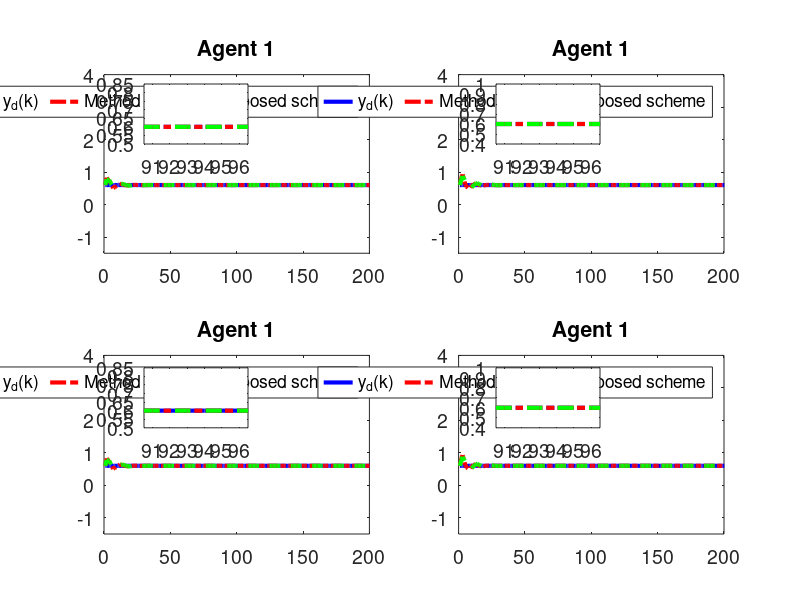

MATLAB code to generate this figure:
clc; clear;

% Common Parameters
rho = 7.5;            % Gain for control response
eta = 1;              % Adaptive update speed
lamda = 350;          % Model-free parameter
mu = 0.005;           % Adaptive parameter
epsilon = 1e-5;       % Stability threshold
alpha = 15;           % Smoothing factor for error dynamics
T = 0.1;              % Sampling time
m = 200;              % Time steps
rT = 1024;            % Sample rate
font_size = 14;

% Method 1 (MFAC + SMC) Parameters
gamma1_m1 = 0.45;     % Control gains
gamma2_m1 = 0.15;
gamma3_m1 = 0.45;
gamma4_m1 = 0.15;
beta_m1 = 10;         % Sliding mode coefficient
sigma_m1 = 95;        % Sliding mode parameter
tau_m1 = 1e-5;        % Damping term
n_m1 = 600;           % Data size for Method 1
a_m1 = 0.5;           % Plant parameter
ff_gain_m1 = 0.45;    % Feedforward gain

% Method 2 (MFAC only) Parameters
gamma1_m2 = 0;        % Disable SMC
gamma2_m2 = 0;
gamma3_m2 = 0;
gamma4_m2 = 0;
n_m2 = 1024;          % Data size for Method 2
a_m2 = 0.705;           % Plant parameter
ff_gain_m2 = 0.35;     % Feedforward gain

% Nonlinearity coefficients (same for both methods)
nonlinearity1 = 0.03;
nonlinearity2 = 0.01;
nonlinearity3 = 0.02;
nonlinearity4 = 0.01;

% Initialization for both methods
phi1_m1 = zeros(m+1,1); phi2_m1 = zeros(m+1,1); phi3_m1 = zeros(m+1,1); phi4_m1 = zeros(m+1,1);
mfa1_m1 = zeros(m+1,1); mfa2_m1 = zeros(m+1,1); mfa3_m1 = zeros(m+1,1); mfa4_m1 = zeros(m+1,1);
sm1_m1 = zeros(m,1); sm2_m1 = zeros(m,1); sm3_m1 = zeros(m,1); sm4_m1 = zeros(m,1);
y1_m1 = zeros(m+1,1); y2_m1 = zeros(m+1,1); y3_m1 = zeros(m+1,1); y4_m1 = zeros(m+1,1);
u1_m1 = zeros(m,1); u2_m1 = zeros(m,1); u3_m1 = zeros(m,1); u4_m1 = zeros(m,1);
xi1_m1 = zeros(m,1); xi2_m1 = zeros(m,1); xi3_m1 = zeros(m,1); xi4_m1 = zeros(m,1);
s1_m1 = zeros(m,1); s2_m1 = zeros(m,1); s3_m1 = zeros(m,1); s4_m1 = zeros(m,1);

phi1_m2 = zeros(m+1,1); phi2_m2 = zeros(m+1,1); phi3_m2 = zeros(m+1,1); phi4_m2 = zeros(m+1,1);
mfa1_m2 = zeros(m+1,1); mfa2_m2 = zeros(m+1,1); mfa3_m2 = zeros(m+1,1); mfa4_m2 = zeros(m+1,1);
y1_m2 = zeros(m+1,1); y2_m2 = zeros(m+1,1); y3_m2 = zeros(m+1,1); y4_m2 = zeros(m+1,1);
u1_m2 = zeros(m,1); u2_m2 = zeros(m,1); u3_m2 = zeros(m,1); u4_m2 = zeros(m,1);
xi1_m2 = zeros(m,1); xi2_m2 = zeros(m,1); xi3_m2 = zeros(m,1); xi4_m2 = zeros(m,1);

yd = zeros(m+1,1);

% Desired signal (Reference trajectory)
for k = 1:m+1
    % yd(k) = 0.6 * sin(0.05 * pi * k) + 0.6 * cos(0.03 * pi * k);
    yd(k) = 0.6; % Time-invariant constant reference signalx
end

% Method 1 (MFAC + SMC) Simulation
for k = 1:m
    % Adaptive Gain update
    if k == 1
        phi1_m1(k) = 4.0; phi2_m1(k) = 4.0; phi3_m1(k) = 4.0; phi4_m1(k) = 4.0;
    elseif k == 2
        phi1_m1(k) = phi1_m1(k-1) + (eta * u1_m1(k-1) / (mu + u1_m1(k-1)^2)) * (y1_m1(k) - phi1_m1(k-1)*u1_m1(k-1));
        phi2_m1(k) = phi2_m1(k-1) + (eta * u2_m1(k-1) / (mu + u2_m1(k-1)^2)) * (y2_m1(k) - phi2_m1(k-1)*u2_m1(k-1));
        phi3_m1(k) = phi3_m1(k-1) + (eta * u3_m1(k-1) / (mu + u3_m1(k-1)^2)) * (y3_m1(k) - phi3_m1(k-1)*u3_m1(k-1));
        phi4_m1(k) = phi4_m1(k-1) + (eta * u4_m1(k-1) / (mu + u4_m1(k-1)^2)) * (y4_m1(k) - phi4_m1(k-1)*u4_m1(k-1));
    else
        phi1_m1(k) = phi1_m1(k-1) + (eta * (u1_m1(k-1) - u1_m1(k-2)) / (mu + (u1_m1(k-1) - u1_m1(k-2))^2)) * (y1_m1(k) - y1_m1(k-1) - phi1_m1(k-1) * (u1_m1(k-1) - u1_m1(k-2)));
        phi2_m1(k) = phi2_m1(k-1) + (eta * (u2_m1(k-1) - u2_m1(k-2)) / (mu + (u2_m1(k-1) - u2_m1(k-2))^2)) * (y2_m1(k) - y2_m1(k-1) - phi2_m1(k-1) * (u2_m1(k-1) - u2_m1(k-2)));
        phi3_m1(k) = phi3_m1(k-1) + (eta * (u3_m1(k-1) - u3_m1(k-2)) / (mu + (u3_m1(k-1) - u3_m1(k-2))^2)) * (y3_m1(k) - y3_m1(k-1) - phi3_m1(k-1) * (u3_m1(k-1) - u3_m1(k-2)));
        phi4_m1(k) = phi4_m1(k-1) + (eta * (u4_m1(k-1) - u4_m1(k-2)) / (mu + (u4_m1(k-1) - u4_m1(k-2))^2)) * (y4_m1(k) - y4_m1(k-1) - phi4_m1(k-1) * (u4_m1(k-1) - u4_m1(k-2)));
    end

    % Stability protection
    if k > 2 && (abs(phi1_m1(k)) <= epsilon || abs(u1_m1(k-1) - u1_m1(k-2)) <= epsilon || sign(phi1_m1(k)) ~= sign(phi1_m1(1)))
        phi1_m1(k) = phi1_m1(1);
    end
    if k > 2 && (abs(phi2_m1(k)) <= epsilon || abs(u2_m1(k-1) - u2_m1(k-2)) <= epsilon || sign(phi2_m1(k)) ~= sign(phi2_m1(1)))
        phi2_m1(k) = phi2_m1(1);
    end
    if k > 2 && (abs(phi3_m1(k)) <= epsilon || abs(u3_m1(k-1) - u3_m1(k-2)) <= epsilon || sign(phi3_m1(k)) ~= sign(phi3_m1(1)))
        phi3_m1(k) = phi3_m1(1);
    end
    if k > 2 && (abs(phi4_m1(k)) <= epsilon || abs(u4_m1(k-1) - u4_m1(k-2)) <= epsilon || sign(phi4_m1(k)) ~= sign(phi4_m1(1)))
        phi4_m1(k) = phi4_m1(1);
    end

    % Error dynamics
    xi1_m1(k) = yd(k) - 2*y1_m1(k) + y4_m1(k);
    xi2_m1(k) = y1_m1(k) - 2*y2_m1(k) + y3_m1(k);
    xi3_m1(k) = y2_m1(k) + yd(k) - 2*y3_m1(k);
    xi4_m1(k) = y1_m1(k) + y3_m1(k) - 2*y4_m1(k);

    % Sliding surfaces
    if k == 1
        s1_m1(k) = 0; s2_m1(k) = 0; s3_m1(k) = 0; s4_m1(k) = 0;
    else
        s1_m1(k) = alpha * xi1_m1(k) - xi1_m1(k-1);
        s2_m1(k) = alpha * xi2_m1(k) - xi2_m1(k-1);
        s3_m1(k) = alpha * xi3_m1(k) - xi3_m1(k-1);
        s4_m1(k) = alpha * xi4_m1(k) - xi4_m1(k-1);
    end

    % MFAC updates
    if k == 1
        mfa1_m1(k) = 0; mfa2_m1(k) = 0; mfa3_m1(k) = 0; mfa4_m1(k) = 0;
    else
        mfa1_m1(k) = mfa1_m1(k-1) + (rho * phi1_m1(k)) / (lamda + abs(phi1_m1(k)^2)) * xi1_m1(k);
        mfa2_m1(k) = mfa2_m1(k-1) + (rho * phi2_m1(k)) / (lamda + abs(phi2_m1(k)^2)) * xi2_m1(k);
        mfa3_m1(k) = mfa3_m1(k-1) + (rho * phi3_m1(k)) / (lamda + abs(phi3_m1(k)^2)) * xi3_m1(k);
        mfa4_m1(k) = mfa4_m1(k-1) + (rho * phi4_m1(k)) / (lamda + abs(phi4_m1(k)^2)) * xi4_m1(k);
    end

    % SMC updates
    if k == 1
        sm1_m1(k) = 0; sm2_m1(k) = 0; sm3_m1(k) = 0; sm4_m1(k) = 0;
    else
        sm1_m1(k) = sm1_m1(k-1) + (beta_m1 * phi1_m1(k)) / (sigma_m1 + (phi1_m1(k))^2) * ...
            ( (xi1_m1(k) + (y4_m1(k) - y4_m1(k-1)) + (yd(k+1) - yd(k))) / (1 + 1) ...
            - (xi1_m1(k)) / (alpha * 2) + tau_m1 * sign(s1_m1(k)) );
        sm2_m1(k) = sm2_m1(k-1) + (beta_m1 * phi2_m1(k)) / (sigma_m1 + (phi2_m1(k))^2) * ...
            ( (xi2_m1(k) + (y1_m1(k) - y1_m1(k-1)) + (y3_m1(k) - y3_m1(k-1))) / (1 + 1) ...
            - (xi2_m1(k)) / (alpha * 2) + tau_m1 * sign(s2_m1(k)) );
        sm3_m1(k) = sm3_m1(k-1) + (beta_m1 * phi3_m1(k)) / (sigma_m1 + (phi3_m1(k))^2) * ...
            ( (xi3_m1(k) + (y2_m1(k) - y2_m1(k-1)) + (yd(k+1) - yd(k))) / (1 + 1) ...
            - (xi3_m1(k)) / (alpha * 2) + tau_m1 * sign(s3_m1(k)) );
        sm4_m1(k) = sm4_m1(k-1) + (beta_m1 * phi4_m1(k)) / (sigma_m1 + (phi4_m1(k))^2) * ...
            ( (xi4_m1(k) + (y1_m1(k) - y1_m1(k-1)) + (y3_m1(k) - y3_m1(k-1))) / (1 + 1) ...
            - (xi4_m1(k)) / (alpha * 2) + tau_m1 * sign(s4_m1(k)) );
    end

    % Control signal
    if k == 1
        u1_m1(k) = 0.01; u2_m1(k) = 0.01; u3_m1(k) = 0.01; u4_m1(k) = 0.01;
    else
        u1_m1(k) = mfa1_m1(k) + gamma1_m1 * sm1_m1(k);
        u2_m1(k) = mfa2_m1(k) + gamma2_m1 * sm2_m1(k);
        u3_m1(k) = mfa3_m1(k) + gamma3_m1 * sm3_m1(k);
        u4_m1(k) = mfa4_m1(k) + gamma4_m1 * sm4_m1(k);
    end
    if k == 1
        y1_m1(k) = 0.6; y2_m1(k) = 0.6; y3_m1(k) = 0.6; y4_m1(k) = 0.6;
    end

    % Plant model update
    b1_m1 = 1.2 * n_m1 / (rT * 0.2);
    b2_m1 = 1.2 * n_m1 / (rT * 0.2);
    b3_m1 = 1.2 * n_m1 / (rT * 0.2);
    b4_m1 = 1.2 * n_m1 / (rT * 0.2);
    y1_m1(k+1) = a_m1 * y1_m1(k) + b1_m1 * u1_m1(k) - nonlinearity1 * y1_m1(k)^3 + ff_gain_m1;
    y2_m1(k+1) = a_m1 * y2_m1(k) + b2_m1 * u2_m1(k) - nonlinearity2 * y2_m1(k)^2 + ff_gain_m1;
    y3_m1(k+1) = a_m1 * y3_m1(k) + b3_m1 * u3_m1(k) - nonlinearity3 * y3_m1(k)^3 + ff_gain_m1;
    y4_m1(k+1) = a_m1 * y4_m1(k) + b4_m1 * u4_m1(k) - nonlinearity4 * y4_m1(k)^2 + ff_gain_m1;
end

% Method 2 (MFAC only) Simulation
for k = 1:m
    % Adaptive Gain update
    if k == 1
        phi1_m2(k) = 4.0; phi2_m2(k) = 4.0; phi3_m2(k) = 4.0; phi4_m2(k) = 4.0;
    elseif k == 2
        phi1_m2(k) = phi1_m2(k-1) + (eta * u1_m2(k-1) / (mu + u1_m2(k-1)^2)) * (y1_m2(k) - phi1_m2(k-1)*u1_m2(k-1));
        phi2_m2(k) = phi2_m2(k-1) + (eta * u2_m2(k-1) / (mu + u2_m2(k-1)^2)) * (y2_m2(k) - phi2_m2(k-1)*u2_m2(k-1));
        phi3_m2(k) = phi3_m2(k-1) + (eta * u3_m2(k-1) / (mu + u3_m2(k-1)^2)) * (y3_m2(k) - phi3_m2(k-1)*u3_m2(k-1));
        phi4_m2(k) = phi4_m2(k-1) + (eta * u4_m2(k-1) / (mu + u4_m2(k-1)^2)) * (y4_m2(k) - phi4_m2(k-1)*u4_m2(k-1));
    else
        phi1_m2(k) = phi1_m2(k-1) + (eta * (u1_m2(k-1) - u1_m2(k-2)) / (mu + (u1_m2(k-1) - u1_m2(k-2))^2)) * (y1_m2(k) - y1_m2(k-1) - phi1_m2(k-1) * (u1_m2(k-1) - u1_m2(k-2)));
        phi2_m2(k) = phi2_m2(k-1) + (eta * (u2_m2(k-1) - u2_m2(k-2)) / (mu + (u2_m2(k-1) - u2_m2(k-2))^2)) * (y2_m2(k) - y2_m2(k-1) - phi2_m2(k-1) * (u2_m2(k-1) - u2_m2(k-2)));
        phi3_m2(k) = phi3_m2(k-1) + (eta * (u3_m2(k-1) - u3_m2(k-2)) / (mu + (u3_m2(k-1) - u3_m2(k-2))^2)) * (y3_m2(k) - y3_m2(k-1) - phi3_m2(k-1) * (u3_m2(k-1) - u3_m2(k-2)));
        phi4_m2(k) = phi4_m2(k-1) + (eta * (u4_m2(k-1) - u4_m2(k-2)) / (mu + (u4_m2(k-1) - u4_m2(k-2))^2)) * (y4_m2(k) - y4_m2(k-1) - phi4_m2(k-1) * (u4_m2(k-1) - u4_m2(k-2)));
    end

    % Stability protection
    if k > 2 && (abs(phi1_m2(k)) <= epsilon || abs(u1_m2(k-1) - u1_m2(k-2)) <= epsilon || sign(phi1_m2(k)) ~= sign(phi1_m2(1)))
        phi1_m2(k) = phi1_m2(1);
    end
    if k > 2 && (abs(phi2_m2(k)) <= epsilon || abs(u2_m2(k-1) - u2_m2(k-2)) <= epsilon || sign(phi2_m2(k)) ~= sign(phi2_m2(1)))
        phi2_m2(k) = phi2_m2(1);
    end
    if k > 2 && (abs(phi3_m2(k)) <= epsilon || abs(u3_m2(k-1) - u3_m2(k-2)) <= epsilon || sign(phi3_m2(k)) ~= sign(phi3_m2(1)))
        phi3_m2(k) = phi3_m2(1);
    end
    if k > 2 && (abs(phi4_m2(k)) <= epsilon || abs(u4_m2(k-1) - u4_m2(k-2)) <= epsilon || sign(phi4_m2(k)) ~= sign(phi4_m2(1)))
        phi4_m2(k) = phi4_m2(1);
    end

    % Error dynamics
    xi1_m2(k) = yd(k) - 2*y1_m2(k) + y4_m2(k);
    xi2_m2(k) = y1_m2(k) - 2*y2_m2(k) + y3_m2(k);
    xi3_m2(k) = y2_m2(k) + yd(k) - 2*y3_m2(k);
    xi4_m2(k) = y1_m2(k) + y3_m2(k) - 2*y4_m2(k);

    % MFAC updates
    if k == 1
        mfa1_m2(k) = 0; mfa2_m2(k) = 0; mfa3_m2(k) = 0; mfa4_m2(k) = 0;
    else
        mfa1_m2(k) = mfa1_m2(k-1) + (rho * phi1_m2(k)) / (lamda + abs(phi1_m2(k)^2)) * xi1_m2(k);
        mfa2_m2(k) = mfa2_m2(k-1) + (rho * phi2_m2(k)) / (lamda + abs(phi2_m2(k)^2)) * xi2_m2(k);
        mfa3_m2(k) = mfa3_m2(k-1) + (rho * phi3_m2(k)) / (lamda + abs(phi3_m2(k)^2)) * xi3_m2(k);
        mfa4_m2(k) = mfa4_m2(k-1) + (rho * phi4_m2(k)) / (lamda + abs(phi4_m2(k)^2)) * xi4_m2(k);
    end

    % Control signal
    if k == 1
        u1_m2(k) = 0.01; u2_m2(k) = 0.01; u3_m2(k) = 0.01; u4_m2(k) = 0.01;
    else
        u1_m2(k) = mfa1_m2(k);
        u2_m2(k) = mfa2_m2(k);
        u3_m2(k) = mfa3_m2(k);
        u4_m2(k) = mfa4_m2(k);
    end
    if k == 1
        y1_m2(k) = 0.6; y2_m2(k) = 0.6; y3_m2(k) = 0.6; y4_m2(k) = 0.6;
    end

    % Plant model update
    b1_m2 = 1.2 * n_m2 / (rT * 0.2);
    b2_m2 = 1.2 * n_m2 / (rT * 0.2);
    b3_m2 = 1.2 * n_m2 / (rT * 0.2);
    b4_m2 = 1.2 * n_m2 / (rT * 0.2);
    y1_m2(k+1) = a_m2 * y1_m2(k) + b1_m2 * u1_m2(k) - nonlinearity1 * y1_m2(k)^3 + ff_gain_m2;
    y2_m2(k+1) = a_m2 * y2_m2(k) + b2_m2 * u2_m2(k) - nonlinearity2 * y2_m2(k)^2 + ff_gain_m2;
    y3_m2(k+1) = a_m2 * y3_m2(k) + b3_m2 * u3_m2(k) - nonlinearity3 * y3_m2(k)^3 + ff_gain_m2;
    y4_m2(k+1) = a_m2 * y4_m2(k) + b4_m2 * u4_m2(k) - nonlinearity4 * y4_m2(k)^2 + ff_gain_m2;
end

% Calculate MSE for both methods
mse_xi1_m1 = mean(xi1_m1.^2); mse_xi2_m1 = mean(xi2_m1.^2);
mse_xi3_m1 = mean(xi3_m1.^2); mse_xi4_m1 = mean(xi4_m1.^2);
mse_xi1_m2 = mean(xi1_m2.^2); mse_xi2_m2 = mean(xi2_m2.^2);
mse_xi3_m2 = mean(xi3_m2.^2); mse_xi4_m2 = mean(xi4_m2.^2);

% Print MSE values
fprintf('Method 1 (MFAC + SMC) MSE:\n');
fprintf('xi1: %.10e\n', mse_xi1_m1);
fprintf('xi2: %.10e\n', mse_xi2_m1);
fprintf('xi3: %.10e\n', mse_xi3_m1);
fprintf('xi4: %.10e\n\n', mse_xi4_m1);
fprintf('Method 2 (MFAC only) MSE:\n');
fprintf('xi1: %.10e\n', mse_xi1_m2);
fprintf('xi2: %.10e\n', mse_xi2_m2);
fprintf('xi3: %.10e\n', mse_xi3_m2);
fprintf('xi4: %.10e\n\n', mse_xi4_m2);

% Time vector
t = 1:m+1; t_err = 1:m;

% Plot outputs (y1, y2, y3, y4) for both methods
figure('Position', [100, 100, 1450, 800]);
zoom_x_start = 90.5; % Start of zoomed x-range
zoom_x_end = 96.5; % End of zoomed x-range
for i = 1:4
    subplot(2, 2, i);
    plot(t, yd, '-b', 'LineWidth', 3); hold on;
    if i == 1
        plot(t, y1_m2, '-.r', 'LineWidth', 3);
        plot(t, y1_m1, '--g', 'LineWidth', 3);
        
        title('Agent 1'); grid off;
        legend('y_d(k)',  'Method [1]','Proposed scheme','orientation', 'horizontal');
        set(gca, 'FontSize', font_size);
        xlim([0 m]); % X-axis starts from 0
        ylim([-1.5 4]); % Y-axis limits for Agent 1


        axes('Position', [0.18,0.76,0.13,0.10]);
        box on; hold on;
        plot(t, yd, '-.b', 'LineWidth', 3)
        plot(t, y1_m2, '-.r', 'LineWidth', 3);
        plot(t, y1_m1, '--g', 'LineWidth', 3);
        xlim([zoom_x_start zoom_x_end]);
        % yticks([-0.4,0,0.2]);
        set(gca, 'FontSize', font_size);

        
        
    elseif i == 2
        plot(t, y2_m2, '-.r', 'LineWidth', 3);
        plot(t, y2_m1, '--g', 'LineWidth', 3);


        title('Agent 1'); grid off;
        legend('y_d(k)',  'Method [1]','Proposed scheme','orientation', 'horizontal');
        set(gca, 'FontSize', font_size);
        xlim([0 m]); % X-axis starts from 0
        ylim([-1.5 4]); % Y-axis limits for Agent 1

        axes('Position', [0.62,0.76,0.13,0.10]);
        box on; hold on;
        plot(t, yd, '-.b', 'LineWidth', 3)
        plot(t, y2_m2, '-.r', 'LineWidth', 3);
        plot(t, y2_m1, '--g', 'LineWidth', 3);
        xlim([zoom_x_start zoom_x_end]);
        % yticks([-0.4,0,0.2]);
        set(gca, 'FontSize', font_size);
    elseif i == 3
        plot(t, y3_m2, '-.r', 'LineWidth', 3);
        plot(t, y3_m1, '--g', 'LineWidth', 3);

        title('Agent 1'); grid off;
        legend('y_d(k)',  'Method [1]','Proposed scheme','orientation', 'horizontal');
        set(gca, 'FontSize', font_size);
        xlim([0 m]); % X-axis starts from 0
        ylim([-1.5 4]); % Y-axis limits for Agent 1

        axes('Position', [0.18,0.287,0.13,0.10]);
        box on; hold on;
        plot(t, yd, '-b', 'LineWidth', 3)
        plot(t, y3_m2, '-.r', 'LineWidth', 3);
        plot(t, y3_m1, '--g', 'LineWidth', 3);
        xlim([zoom_x_start zoom_x_end]);
        % yticks([-0.4,0,0.2]);
        set(gca, 'FontSize', font_size);
    else
        plot(t, y4_m2, '-.r', 'LineWidth', 3);
        plot(t, y4_m1, '--g', 'LineWidth', 3);

        title('Agent 1'); grid off;
        legend('y_d(k)',  'Method [1]','Proposed scheme','orientation', 'horizontal');
        set(gca, 'FontSize', font_size);
        xlim([0 m]); % X-axis starts from 0
        ylim([-1.5 4]); % Y-axis limits for Agent 1

        axes('Position', [0.62,0.287,0.13,0.10]);
        box on; hold on;
        plot(t, yd, '-.b', 'LineWidth', 3)
        plot(t, y4_m2, '-.r', 'LineWidth', 3);
        plot(t, y4_m1, '--g', 'LineWidth', 3);
        xlim([zoom_x_start zoom_x_end]);
        % yticks([-0.4,0,0.2]);
        set(gca, 'FontSize', font_size);
    end
    % grid off;
    % legend('y_d(k)',  'y (MFAC only)','y (MFAC + SMC)', 'Orientation', 'horizontal');
    % set(gca, 'FontSize', font_size);

end

% Plot error dynamics (xi1, xi2, xi3, xi4) for both methods
% figure('Position', [100, 100, 1500, 750]);
% for i = 1:4
%     subplot(2, 2, i);
%     if i == 1
%         plot(t_err, xi1_m1, '-.g', 'LineWidth', 2.5); hold on;
%         plot(t_err, xi1_m2, '-b', 'LineWidth', 2.5);
%         title('Error Dynamics \xi_1(k)');
%     elseif i == 2
%         plot(t_err, xi2_m1, '-.g', 'LineWidth', 2.5); hold on;
%         plot(t_err, xi2_m2, '-b', 'LineWidth', 2.5);
%         title('Error Dynamics \xi_2(k)');
%     elseif i == 3
%         plot(t_err, xi3_m1, '-.g', 'LineWidth', 2.5); hold on;
%         plot(t_err, xi3_m2, '-b', 'LineWidth', 2.5);
%         title('Error Dynamics \xi_3(k)');
%     else
%         plot(t_err, xi4_m1, '-.g', 'LineWidth', 2.5); hold on;
%         plot(t_err, xi4_m2, '-b', 'LineWidth', 2.5);
%         title('Error Dynamics \xi_4(k)');
%     end
%     grid off;
%     legend('\xi (MFAC + SMC)', '\xi (MFAC only)', 'Orientation', 'horizontal');
%     set(gca, 'FontSize', font_size);
%     xlim([0 m]);
%     ylim([-2 5]);
% end
